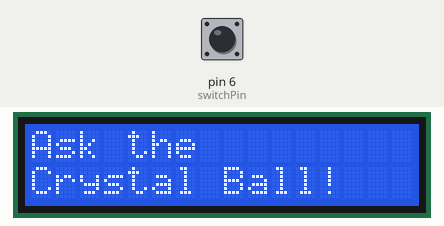
Recording of a sketch running on a simulated Arduino Uno, built with avr-gcc and run on an emulated ATmega328P. Shown: 16×2 character LCD. The inputs (shaded band) are chosen by the test bench; at power-on: pin 6 (switchPin) LOW. Random numbers use the default seed unless the sketch sets one.

Above: at 3.2 s.
3.3 s: pin 6 (switchPin) pulled HIGH for 0.15 s
At 4.3 s:
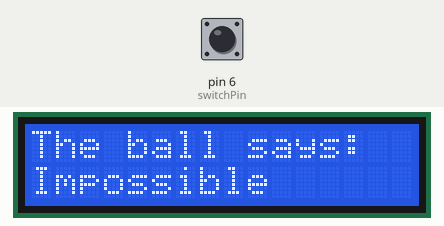
4.9 s: pin 6 (switchPin) pulled HIGH for 1 s
At 6.8 s:
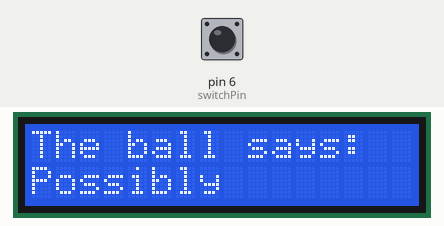
7.4 s: pin 6 (switchPin) pulsed HIGH 5 times (0.12 s each, 0.3 s apart)
At 9.4 s:
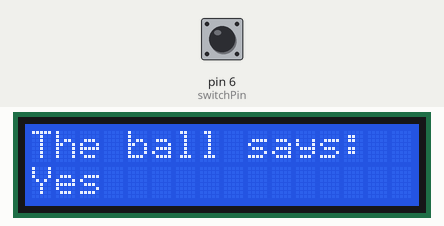
10.4 s: pin 6 (switchPin) pulled HIGH for 0.15 s
At 10.9 s:
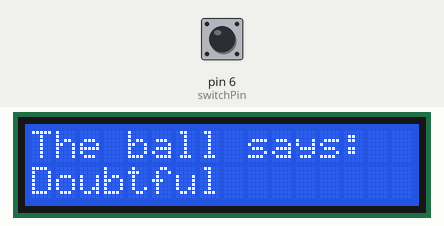
12.0 s: pin 6 (switchPin) pulled HIGH for 3.2 s
At 16.3 s:
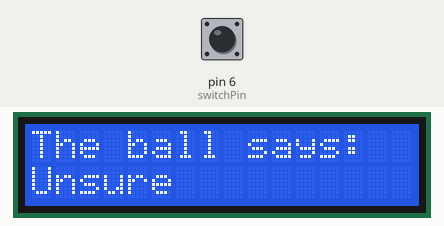
16.7 s: pin 6 (switchPin) pulled HIGH for 0.15 s
At 18.1 s:
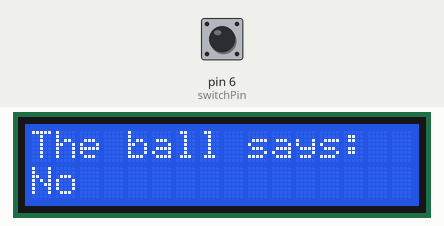
Timing chart, 0 to 19.3 s (numbered marks = the images above; inputs shaded):
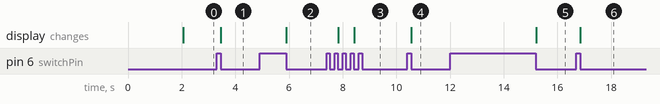

Measured:
- after the input at 3.3 s, the display: changes after 0.16 s (image 1)
- after the input at 4.9 s, the display: changes after 1.0 s (image 2)
- after the input at 7.4 s, the display: first changes after 0.43 s (image 3 shows a later state)
- after the input at 10.4 s, the display: changes after 0.16 s (image 4)
- after the input at 12.0 s, the display: changes after 3.2 s (image 5)
- after the input at 16.7 s, the display: changes after 0.15 s (image 6)

The sketch:

main.ino
```cpp
#include <LiquidCrystal.h>
LiquidCrystal lcd(12, 11, 5, 4, 3, 2);

const int switchPin = 6;
int switchState = 0;
int previousSwitchState = 0;

int reply;
const char* replies[] = {"Yes", "Possibly", "Definitely", "Unsure", "Ask again", "No", "Doubtful", "Impossible"};

void setup() {
  pinMode(switchPin, INPUT);

  lcd.begin(16, 2);

  delay(2000);

  lcd.print("Ask the");
  lcd.setCursor(0, 1);
  lcd.print("Crystal Ball!");
}

void loop() {
  switchState = digitalRead(switchPin);

  if (switchState != previousSwitchState && switchState == LOW) {
    reply = random(8);

    lcd.clear();
    lcd.setCursor(0, 0);
    lcd.print("The ball says:");
    lcd.setCursor(0, 1);
    lcd.print(replies[reply]);
  }

  previousSwitchState = switchState;
}
```
